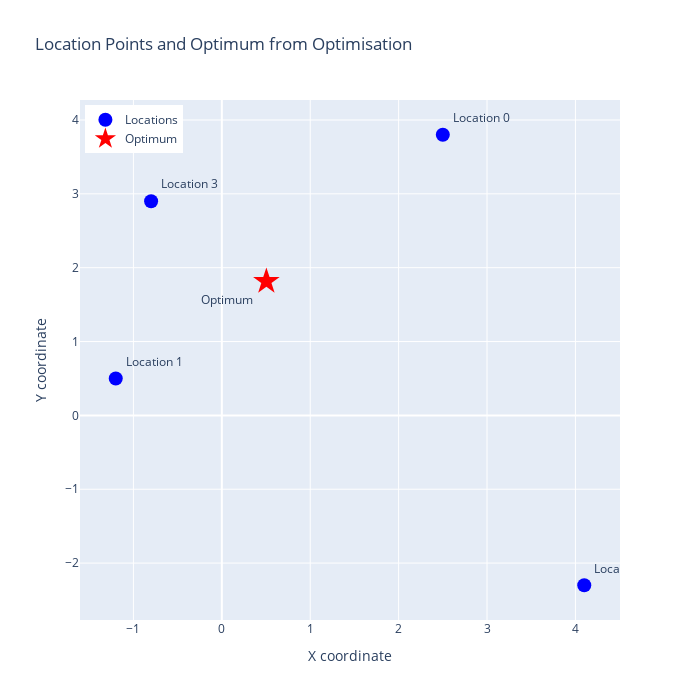

Here is the notebook cell this chart was saved with:
### Code cell
import plotly.graph_objects as go

def plot_locations_and_optimum(
    locations: np.ndarray,
    optimum: jnp.ndarray
) -> None:
    """
    Visualise the location points and the optimum found by optimisation using Plotly.

    Args:
        locations (list): List of Location objects with x, y, and name attributes.
        optimum (jnp.ndarray): Optimised coordinates (at least 2D).

    This function creates an interactive scatter plot of the key locations
    (e.g., School, Work, Parents, Sports Club) and overlays the optimum
    location found by the optimisation routine. This aids in interpreting
    the optimisation result in the context of the real-world locations.

    Example:
        plot_locations_and_optimum(locations, x_opt.x)
    """
    # Extract x and y coordinates and names from the locations
    xs = locations[:, 0]
    ys = locations[:, 1]
    names = [f"Location {i}" for i in range(len(locations))]

    # Prepare the scatter plot for locations
    location_trace = go.Scatter(
        x=xs,
        y=ys,
        mode="markers+text",
        name="Locations",
        marker=dict(size=14, color="blue"),
        text=names,
        textposition="top right"
    )

    # Prepare the scatter plot for the optimum
    optimum_trace = go.Scatter(
        x=[float(optimum[0])],
        y=[float(optimum[1])],
        mode="markers+text",
        name="Optimum",
        marker=dict(size=20, color="red", symbol="star"),
        text=["Optimum"],
        textposition="bottom left"
    )

    layout = go.Layout(
        title="Location Points and Optimum from Optimisation",
        xaxis=dict(title="X coordinate"),
        yaxis=dict(title="Y coordinate"),
        legend=dict(x=0.01, y=0.99),
        width=700,
        height=700
    )

    fig = go.Figure(data=[location_trace, optimum_trace], layout=layout)
    fig.show()

plot_locations_and_optimum(locations, x_opt.x)

### Figure 1 — Plotly figure (JSON) as saved in the notebook; plotly's stock layout.template omitted (floating-point values rounded to 4 significant figures)
{"data": [{"marker": {"color": "blue", "size": 14}, "mode": "markers+text", "name": "Locations", "text": ["Location 0", "Location 1", "Location 2", "Location 3"], "textposition": "top right", "type": "scatter", "x": [2.5, -1.2, 4.1, -0.8], "y": [3.8, 0.5, -2.3, 2.9]}, {"marker": {"color": "red", "size": 20, "symbol": "star"}, "mode": "markers+text", "name": "Optimum", "text": ["Optimum"], "textposition": "bottom left", "type": "scatter", "x": [0.5041], "y": [1.814]}], "layout": {"height": 700, "legend": {"x": 0.01, "y": 0.99}, "title": {"text": "Location Points and Optimum from Optimisation"}, "width": 700, "xaxis": {"title": {"text": "X coordinate"}}, "yaxis": {"title": {"text": "Y coordinate"}}}}
